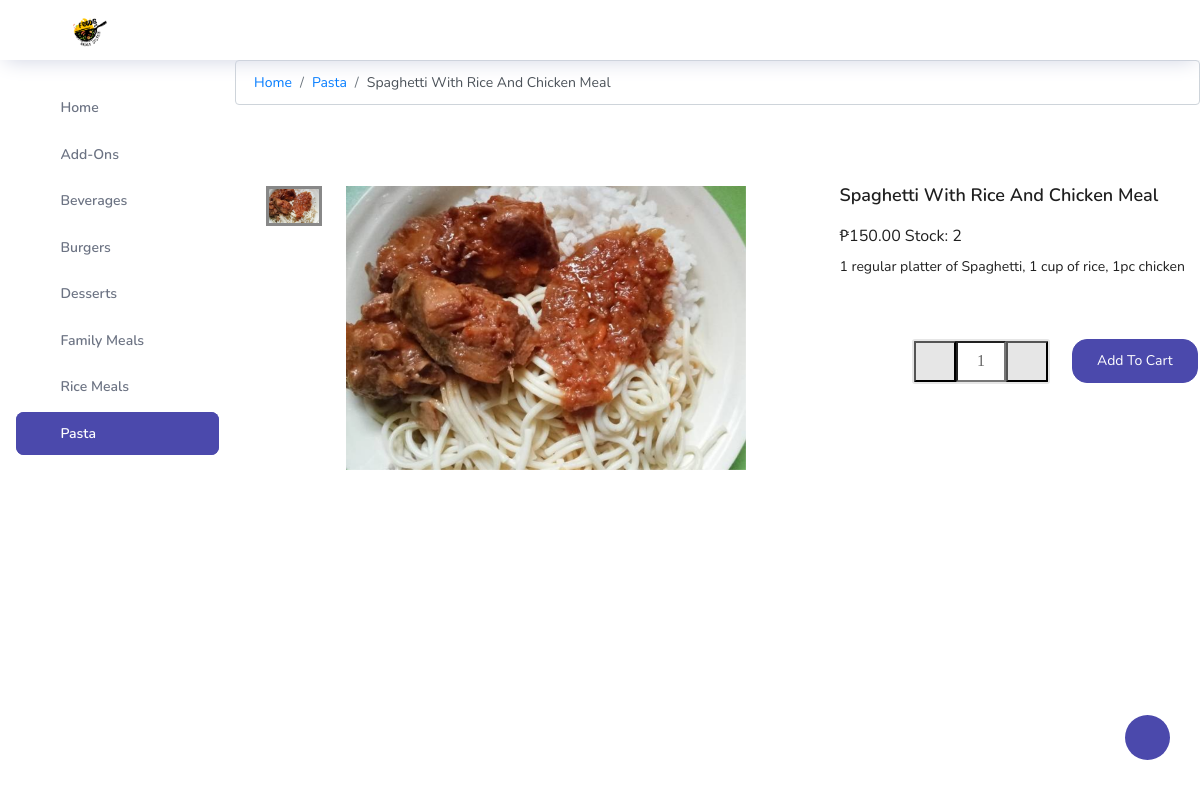
Screenshot of /product-detail.php?category=7&productid=5 with the database file from the repository.
### tables this page shows
CREATE TABLE `categorytbl` (
  `CategoryID` int(11) NOT NULL,
  `CategoryName` varchar(50) NOT NULL
);

CREATE TABLE `producttbl` (
  `ProductID` int(11) NOT NULL,
  `CategoryID` int(11) NOT NULL,
  `ProductName` varchar(50) NOT NULL,
  `ProductDescription` varchar(255) DEFAULT NULL,
  `ProductPrice` decimal(15,2) NOT NULL,
  `ProductStock` int(11) NOT NULL,
  `ProductImage` varchar(500) DEFAULT NULL
);

### config/db.php (called while the page is built, shortened)
<?php
require_once('controller/CategoryClass.php');
require_once('controller/ProductClass.php');
$db_host="localhost";
$db_user="root";
$db_pass="";
$db_name="foodssystemdb";
try{
    $conn = new PDO("mysql:host=$db_host;dbname=$db_name",$db_user,$db_pass);
    $conn->setAttribute(PDO::ATTR_ERRMODE, PDO::ERRMODE_EXCEPTION);
}
catch(PDOEXception $e){
    echo "Connection failed: " . $e->getMessage();
}
$categoryObj = new CategoryClass($conn);
$productObj = new ProductClass($conn);
?>

### config/controller/CategoryClass.php (called while the page is built, shortened)
<?php
class CategoryClass{
    private $dbconn;
    function __construct($conn){
        $this->dbconn = $conn;
    }
    public function getAllCategoryData(){
        try{
            $query = $this->dbconn->prepare("SELECT * FROM CategoryTbl");
            $query->execute();
            if($query->rowCount() > 0){
                $rowArr = $query->fetchAll(PDO::FETCH_ASSOC);
                return $rowArr;
            }
            return null;
        }
        catch(PDOException $e){
            echo $e->getMessage();
        }
    }
}
?>

### config/controller/ProductClass.php (called while the page is built, shortened)
<?php
class ProductClass{
    private $dbconn;
    function __construct($conn){
        $this->dbconn = $conn;
    }
    public function GetProductFullRowData($productID){
        try{
            $query = $this->dbconn->prepare("SELECT * FROM ProductTbl LEFT JOIN CategoryTbl ON ProductTbl.CategoryID = CategoryTbl.CategoryID WHERE ProductID=:ProductID");
            $query->bindparam(":ProductID", $productID);
            $query->execute();
            $rowData = $query->fetch(PDO::FETCH_ASSOC);
            return $rowData;
        }
        catch(PDOException $e){
            echo $e->getMessage();
        }
    }
}
?>

### product-detail.php (the view, shortened to what this page needs)
<?php
	require_once("layout/header.php");
	$rowArr = $productObj->GetProductFullRowData($_GET['productid']);
?>
	<nav aria-label="breadcrumb">
	<ol class="breadcrumb">
		<li class="breadcrumb-item"><a href="index.php">Home</a></li>
		<li class="breadcrumb-item"><a href="index.php?category=<?php echo $rowArr['CategoryID']?>">
		<?php
			echo $rowArr['CategoryName'];
		?></a></li>
		<li class="breadcrumb-item active" aria-current="page">
		<?php
			echo $rowArr['ProductName'];
		?></li>
	</ol>
	</nav>
	<div class="container bgwhite p-t-35 p-b-80">
		<div class="flex-w flex-sb">
		<div class="w-size13 p-t-30 respon5">
				<div class="wrap-slick3 flex-sb flex-w">
					<div class="wrap-slick3-dots"></div>
					<div class="slick3">
						<div class="item-slick3" data-thumb="<?php echo "dashboard/images/Product/".$rowArr['CategoryName']."/".$rowArr['ProductImage'] ?>">
							<div class="wrap-pic-w">
								<img src="<?php echo "dashboard/images/Product/".$rowArr['CategoryName']."/".$rowArr['ProductImage'] ?>" alt="IMG-PRODUCT">
							</div>
						</div>
					</div>
				</div>
			</div>
			<div class=" p-t-30 respon5">
				<h4 class="p-b-13">
					<?php
						echo $rowArr['ProductName'];
					?>
				</h4>
				<span class="">
					<?php
						echo "₱" . $rowArr['ProductPrice'];
					?>
				</span>
				<span class="">
					<?php
						echo "Stock: " . $rowArr['ProductStock'];
					?>
				</span>
				<p class="p-t-10">
					<?php
						echo $rowArr['ProductDescription'];
					?>
				</p>
				<div class="p-t-33 p-b-60">
					<div class="flex-r-m flex-w p-t-10">
						<div class="w-size16 flex-m flex-w">
							<form method="post" accept-charset="UTF-8" style="display: -webkit-box;">
								<div class="flex-w bo5 of-hidden m-r-22 m-t-10 m-b-10">
										<button class="btn-num-product-down color1 flex-c-m size7 bg8 eff2">
											<i class="fs-12 ti-minus" aria-hidden="true"></i>
										</button>
										<input class="size8 m-text18 t-center num-product" type="number" name="numProduct" value="1">
										<button class="btn-num-product-up color1 flex-c-m size7 bg8 eff2">
											<i class="fs-12 ti-plus" aria-hidden="true"></i>
										</button>
								</div>
								<div class="btn-addcart-product-detail size9 trans-0-4 m-t-10 m-b-10">
									<button type="submit" class="btn btn-primary mr-2" name="submit">Add To Cart</button>
								</div>
							</form>
						</div>
					</div>
				</div>
			</div>
		</div>
	</div>
<?php
	require_once('layout/footer.php');
?>

### layout/header.php (shortened to what this page needs)
<?php
require_once('config/db.php');
?>
<!DOCTYPE html>
<html lang="en">
<head>
  <link href="https://cdn.jsdelivr.net/npm/bootstrap@5.2.0-beta1/dist/css/bootstrap.min.css" rel="stylesheet">
	<link rel="stylesheet" type="text/css" href="dashboard/vendor/css-hamburgers/hamburgers.min.css">
	<link rel="stylesheet" type="text/css" href="dashboard/vendor/slick/slick.css">
  <link rel="stylesheet" href="css/mainbu.css">
  <link rel="stylesheet" href="css/util.css">
  <link rel="stylesheet" href="dashboard/vendors/feather/feather.css">
  <link rel="stylesheet" href="dashboard/vendors/ti-icons/css/themify-icons.css">
  <link rel="stylesheet" href="dashboard/vendors/css/vendor.bundle.base.css">
  <link rel="stylesheet" href="dashboard/vendors/datatables.net-bs4/dataTables.bootstrap4.css">
  <link rel="stylesheet" href="dashboard/vendors/mdi/css/materialdesignicons.min.css">
  <link rel="stylesheet" href="dashboard/vendors/ti-icons/css/themify-icons.css">
  <link rel="stylesheet" type="text/css" href="dashboard/js/select.dataTables.min.css">
  <link rel="stylesheet" href="dashboard/css/vertical-layout-light/style.css">
</head>
<body>
  <div class="container-scroller">
    <nav class="navbar col-lg-12 col-12 p-0 fixed-top d-flex flex-row">
      <div class="text-center navbar-brand-wrapper d-flex align-items-center justify-content-center">
        <a class="navbar-brand brand-logo mr-5" href="index.php"><img src="dashboard/images/logo.png" class="mr-2" alt="logo"/></a>
      </div>
      <div class="navbar-menu-wrapper d-flex align-items-center justify-content-end">
        <button class="navbar-toggler navbar-toggler align-self-center" type="button" data-toggle="minimize">
          <span class="icon-menu"></span>
        </button>
            <ul class="navbar-nav navbar-nav-right">
                <?php
                if(isset($_SESSION['loggedinuser'])){
                ?>
                <li class="nav-item">
                  <span class="linedivide1"></span>
                    <div class="header-wrapicon2">
                        <a href="cart.php" class="nav-link">
                            <i class="ti-shopping-cart menu-icon"></i>
                        </a>
                        <span class="header-icons-noti">
                            <?php
                                $productObj->getNumberOfItemsInCart($_SESSION['user_id']);
                            ?>
                        </span>
                    </div>
                </li>
                <li class="nav-item nav-profile dropdown">
                    <a class="nav-link dropdown-toggle" href="#" data-toggle="dropdown" id="profileDropdown">
                    <i class="icon-head menu-icon"></i>
                    </a>
                    <div class="dropdown-menu dropdown-menu-right navbar-dropdown" aria-labelledby="profileDropdown">
                    <a class="dropdown-item" href="transactionHistory.php">
                        <i class="ti-settings text-primary"></i>
                        Transaction History
                    </a>
                    <a class="dropdown-item" href="logout.php">
                        <i class="ti-power-off text-primary"></i>
                        Logout
                    </a>
                    </div>
                </li>
                <?php
                }
                else if(!isset($_SESSION['loggedinuser'])){
                ?>
                <li class="nav-item nav-profile dropdown">
                    <a class="nav-link dropdown-toggle" href="#" data-toggle="dropdown" id="profileDropdown">
                    <i class="icon-head menu-icon"></i>
                    </a>
                </li>
                <?php
                }
                ?>
            </ul>
      </div>
    </nav>
    <div class="container-fluid page-body-wrapper">
      <div class="theme-setting-wrapper">
        <div id="settings-trigger"><i class="ti-settings"></i></div>
      </div>
      <nav class="sidebar sidebar-offcanvas" id="sidebar">
        <ul class="nav">
          <li class="nav-item">
            <a class="nav-link" href="index.php">
              <i class="ti-home menu-icon"></i>
              <span class="menu-title">Home</span>
            </a>
          </li>
            <?php
                $rowArr = $categoryObj->getAllCategoryData();
                if(!is_null($rowArr)){
                    foreach($rowArr as $row){
                        echo "<li class='nav-item ".(!empty($_GET['category']) ? ($row['CategoryID'] == $_GET['category'] ? "active" : "") : "") ."'>";
                        echo "<a class='nav-link' href='index.php?category=". $row['CategoryID'] ."'>";
                        echo "<i class='icon-grid menu-icon'></i>";
                        echo "<span class='menu-title'>".$row['CategoryName']."</span>";
                        echo "</a>";
                        echo "</li>";
                    }
                }
            ?>
        </ul>
      </nav>
      <div class="main-panel">

### css/mainbu.css (style rules this page uses)
.wrap-slick3-dots { width: 14.5%; }
.slick3 { width: 80.64%; }
body { padding-right: 0px !important; }
input.num-product { -moz-appearance: textfield; appearance: none; -webkit-appearance: none; }

### rows the page displays
categorytbl: CategoryName "Add-Ons"
categorytbl: CategoryName "Beverages"
categorytbl: CategoryName "Burgers"
categorytbl: CategoryName "Desserts"
categorytbl: CategoryName "Family Meals"
categorytbl: CategoryName "Rice Meals"
categorytbl: CategoryName "Pasta"
producttbl: CategoryID.CategoryName "Pasta", ProductName "Spaghetti With Rice And Chicken Meal", CategoryID+ProductImage (picture), ProductPrice "150.00", ProductStock "2", ProductDescription "1 regular platter of Spaghetti, 1 cup of rice, 1pc chicken"
